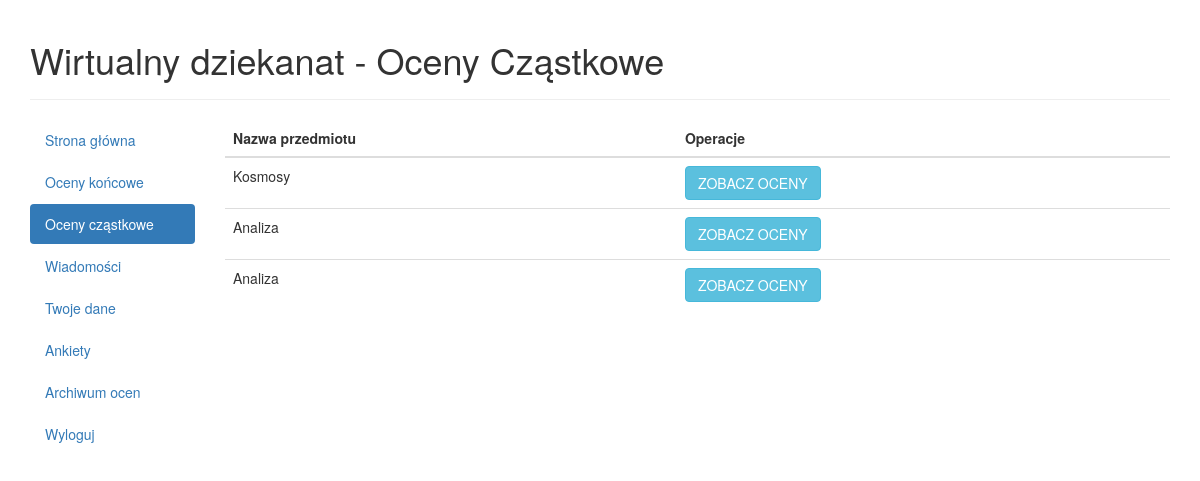
/student/2 (signed in), run on the app's committed database.
### database/models.py (models this page shows, shortened)
class SubjectsStudents(models.Model):
    TERM_CHOICES = (
        (1, '1'),
        (2, '2'),
        (3, '3'),
        (4, '4'),
        (5, '5'),
        (6, '6'),
        (7, '7'),
        (8, '8'),
        (9, '9'),
        (10, '10')
    )
    student_id = models.ForeignKey(Student,blank=True,null=True)
    subject_id = models.ForeignKey(Subject,blank=True,null=True)
    final_grade_id = models.OneToOneField(FinalGrade,blank=True,null=True)
    term_number = models.IntegerField(choices=TERM_CHOICES,default='1',blank=True,null=True)

class Subject(models.Model):
    teacher_id = models.ForeignKey(Teacher)
    name = models.CharField(max_length=20)
    course_homepage = models.CharField(max_length=20, blank=True,null=True)
    ECTS = models.IntegerField(default=3)
    exam = models.BooleanField(default=False, blank=True)

### database/views.py (the view)
# urls.py: url(r'^student/(?P<page_id>[0-9]+)$', views.studentpage, name='studentpage'),
def studentpage(request, page_id):
    if request.user.is_authenticated():
        try:
            st = Student.objects.get(user=request.user)
            subjectsStudents = (subjectStudent for subjectStudent in SubjectsStudents.objects.filter(student_id=st))
            subsubjectsStudents = (subsubjectStudent for subsubjectStudent in
                                   SubsubjectsStudents.objects.filter(student_id=st))
            subjects = (subjects.subject_id for subjects in st.subjectsstudents_set.all())
            subjectsAct = (subjectAct for subjectAct in
                           SubjectsStudents.objects.filter(student_id=st).filter(term_number=st.term_number))
            subjectsArch = (subjectArch for subjectArch in
                            SubjectsStudents.objects.filter(student_id=st).exclude(term_number=st.term_number).order_by(
                                'term_number'))
            survey = (subjectStudent for subjectStudent in Survey.objects.filter(student_id=st))
            if (request.POST.get('message_id', False)):
                messageToMarkRead = Message.objects.filter(student_id=st).filter(is_read=False).get(
                    pk=request.POST.get('message_id', False))
                messageToMarkRead.is_read = True
                messageToMarkRead.save()
            messages = Message.objects.filter(student_id=st).filter(is_read=False).order_by('-date')
            allMessages = Message.objects.filter(student_id=st).order_by('-date')
            return render(request, 'database/studentpage.html',
                          {'student': st, 'subjectsStudents': subjectsStudents, 'messages': messages,
                           'all_messages': allMessages,
                           'page_id': page_id, 'subsubjectsStudents': subsubjectsStudents, 'subjectsAct': subjectsAct,
                           'subjectsArch': subjectsArch, 'survey': survey})
        except Student.DoesNotExist:
            return HttpResponse("Niema studenta")
        except Message.DoesNotExist:
            return HttpResponse("Wiadomosc nie istnieje")
    else:
        return HttpResponse("Nie zalogowany")

### database/templates/database/studentpage.html (shortened to what this page needs)
<!DOCTYPE html>
<html lang="en">
<head>
  <link rel="stylesheet" href="http://maxcdn.bootstrapcdn.com/bootstrap/3.3.4/css/bootstrap.min.css">
</head>
<body>
<div class="container">
	<div class="page-header">
		{% if page_id == '0' %}
			<h1>Wirtualny dziekanat - Strona główna</h1>
        	{% elif page_id == '1' %}
			<h1>Wirtualny dziekanat - Oceny końcowe</h1>
        	{% elif page_id == '2' %}
        	<h1>Wirtualny dziekanat - Oceny Cząstkowe</h1>
        	{% elif page_id == '3' %}
			<h1>Wirtualny dziekanat - Wiadomości</h1>
        	{% elif page_id == '4' %}
			<h1>Wirtualny dziekanat - Twoje dane</h1>
			{% elif page_id == '5' %}
			<h1>Wirtualny dziekanat - Ankiety</h1>
            {% elif page_id == '6' %}
			<h1>Wirtualny dziekanat - Archiwum ocen</h1>
        	{% endif %}
	</div>
  	<div class="row">
    		<div class="col-md-2">
      			<ul class="nav nav-pills nav-stacked">
      				{% if page_id == '0' %}
        			<li class="active"><a href="{% url 'studentpage' '0'%}">Strona główna</a></li>
        			<li><a href="{% url 'studentpage' '1'%}">Oceny końcowe</a></li>
        			<li><a href="{% url 'studentpage' '2'%}">Oceny cząstkowe</a></li>
        			<li><a href="{% url 'studentpage' '3'%}">Wiadomości</a></li>
        			<li><a href="{% url 'studentpage' '4'%}">Twoje dane</a></li>
					<li><a href="{% url 'studentpage' '5'%}">Ankiety</a></li>
                    <li><a href="{% url 'studentpage' '6'%}">Archiwum ocen</a></li>
               <li><a href="{% url 'logout' %}">Wyloguj</a></li>
        			{% elif page_id == '2' %}
        			<li><a href="{% url 'studentpage' '0'%}">Strona główna</a></li>
        			<li><a href="{% url 'studentpage' '1'%}">Oceny końcowe</a></li>
        			<li class="active" ><a href="{% url 'studentpage' '2'%}">Oceny cząstkowe</a></li>
        			<li><a href="{% url 'studentpage' '3'%}">Wiadomości</a></li>
        			<li><a href="{% url 'studentpage' '4'%}">Twoje dane</a></li>
					<li><a href="{% url 'studentpage' '5'%}">Ankiety</a></li>
                    <li><a href="{% url 'studentpage' '6'%}">Archiwum ocen</a></li>
			   <li><a href="{% url 'logout' %}">Wyloguj</a></li>
               {% endif %}
      			</ul>
   		</div>
   		<div class="col-md-10">
   		{% if page_id == '0' %}
			<h2>Witaj {{student.user.first_name}} {{student.user.last_name}}</h2>
				{% if not messages %}
				<h2>Nie masz nowych wiadomości</h2>
						{% else %}
						<h2>Nieprzeczytane wiadomości</h2>
 						 {% for message in messages %}
    					<div class="panel panel-info">
   					 <div class="panel-heading">Od: <b>{{message.teacher_id.user.first_name}} {{message.teacher_id.user.last_name}}</b> Data: <b>{{message.date}}</b></div>
   				 <div class="panel-body">{{message.contents}}</div>
   				 <div class="panel-footer">
    					<form action="{% url 'studentpage' '0' %}" method='post'>
						{% csrf_token %}
						<input type="hidden" name="message_id" value="{{message.pk}}" />
						<input type="submit" value="Oznacz jako przeczytane"  class="btn btn-info" role="button"/>
						</form>
  			 		 </div>
 						 </div>
					  {% endfor %}
				{% endif %}
        	{% elif page_id == '2' %}
			  <table class="table table-hover">
				<thead>
				  <tr>
					<th>Nazwa przedmiotu</th>
					<th>Operacje</th>
				  </tr>
				</thead>
				<tbody>
				{% for subjectStudent in subjectsStudents %}
					<tr><td>{{subjectStudent.subject_id.name}}</td><td> <a href="{% url 'studentsubject' subjectStudent.subject_id.pk %}" class="btn btn-info" role="button">ZOBACZ OCENY</a></td></tr>
				{% endfor %}
				</tbody>
			  </table>
			{% endif %}
    </div>
  </div>
</div>
</body>
</html>

### data on the page
SubjectsStudents: subject_id.name "Kosmosy"
SubjectsStudents: subject_id.name "Analiza"
SubjectsStudents: subject_id.name "Analiza"
